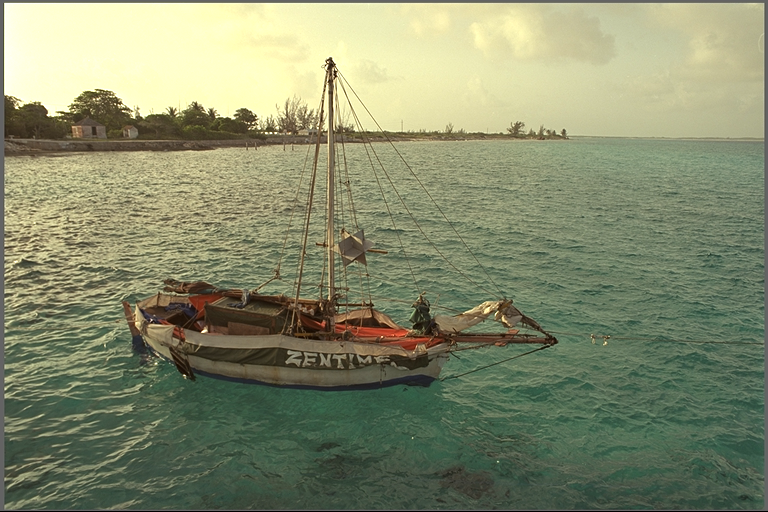
#> input picture data/kodak/kodim06.png, 768 x 512 px
$ python export_ppt_assets.py
#> lines starting #> are read from the running program, lines starting #| are printed output that depends on the picture
import os
import json
import shutil
import tempfile
from pathlib import Path
import numpy as np
import matplotlib.pyplot as plt
from PIL import Image, ImageChops, ImageOps, ImageDraw

# Matplotlib style setup
plt.style.use('seaborn-v0_8-whitegrid' if 'seaborn-v0_8-whitegrid' in plt.style.available else 'default')
plt.rcParams['font.family'] = 'sans-serif'
plt.rcParams['figure.figsize'] = (10, 6)

PROJECT_DIR = Path(__file__).resolve().parent.parent

def _load_first_image(paths):
    for path in paths:
        path = Path(path)
        if path.exists():
            return Image.open(path).convert("RGB")
    return Image.new("RGB", (512, 336), (90, 120, 150))

def _make_codec_grid(output_dir):
    src = _load_first_image([
        PROJECT_DIR / "data" / "kodak" / "kodim06.png",
        PROJECT_DIR / "Instant-GI" / "assets" / "teaser.png",
    ]).resize((256, 168), Image.Resampling.LANCZOS)
    variants = [("Original", src)]
    for label, fmt, kwargs in [
        ("JPEG Q75", "JPEG", {"quality": 75}),
        ("WebP Q75", "WEBP", {"quality": 75}),
    ]:
        buf = tempfile.NamedTemporaryFile(suffix=f".{fmt.lower()}", delete=False)
        buf.close()
        src.save(buf.name, format=fmt, **kwargs)
        variants.append((label, Image.open(buf.name).convert("RGB")))
        os.remove(buf.name)
    for label, size in [("GIC Low", (96, 63)), ("GIC Medium", (144, 95)), ("GIC High", (192, 126)), ("GIC Auto", (160, 105))]:
        variants.append((label, src.resize(size, Image.Resampling.LANCZOS).resize(src.size, Image.Resampling.BICUBIC)))

    cell_w, cell_h = 256, 200
    grid = Image.new("RGB", (cell_w * 4, cell_h * 2), "white")
    draw = ImageDraw.Draw(grid)
    for i, (label, img) in enumerate(variants[:8]):
        x = (i % 4) * cell_w
        y = (i // 4) * cell_h
        grid.paste(img, (x, y + 24))
        draw.text((x + 8, y + 6), label, fill=(20, 20, 20))
    grid.save(Path(output_dir) / "codec_grid_comparison.png")

def _make_error_map(output_dir):
    src = _load_first_image([PROJECT_DIR / "data" / "kodak" / "kodim06.png"]).resize((384, 256), Image.Resampling.LANCZOS)
    recon = src.resize((144, 96), Image.Resampling.LANCZOS).resize(src.size, Image.Resampling.BICUBIC)
    diff = ImageChops.difference(src, recon).convert("L")
    diff = ImageOps.autocontrast(diff)
    heat = ImageOps.colorize(diff, black="#111827", white="#f97316")
    canvas = Image.new("RGB", (src.width * 2, src.height + 30), "white")
    draw = ImageDraw.Draw(canvas)
    draw.text((8, 8), "Restored", fill=(20, 20, 20))
    draw.text((src.width + 8, 8), "Error Map", fill=(20, 20, 20))
    canvas.paste(recon, (0, 30))
    canvas.paste(heat, (src.width, 30))
    canvas.save(Path(output_dir) / "restored_error_map.png")

def _make_video_strip(output_dir):
    frame_paths = sorted((PROJECT_DIR / "data" / "davis" / "bear").glob("*.png"))
    if not frame_paths:
        frame_paths = sorted((PROJECT_DIR / "data" / "davis" / "motocross").glob("*.png"))
    frames = [_load_first_image([p]).resize((220, 146), Image.Resampling.LANCZOS) for p in frame_paths[:5]]
    if not frames:
        frames = [Image.new("RGB", (220, 146), (40 + i * 30, 90, 140)) for i in range(5)]
    strip = Image.new("RGB", (frames[0].width * len(frames), frames[0].height + 24), "white")
    draw = ImageDraw.Draw(strip)
    for i, img in enumerate(frames):
        x = i * img.width
        strip.paste(img, (x, 24))
        draw.text((x + 8, 5), f"Frame {i + 1}", fill=(20, 20, 20))
    strip.save(Path(output_dir) / "video_frames_strip.png")

def export_charts(output_dir):
#> called with output_dir = './outputs/ppt_assets'
    os.makedirs(output_dir, exist_ok=True)
    print(f"Exporting charts to: {output_dir}")
    np.random.seed(7)

    # Mock/Default data for fallback
    # JPEG, WebP, GIC (Low, Medium, High, Auto)
    codecs = ['JPEG', 'WebP', 'GIC (Low)', 'GIC (Medium)', 'GIC (High)', 'GIC (Auto)']
    file_sizes_kb = [85.2, 54.1, 120.4, 185.2, 310.5, 145.2]
    psnrs = [32.1, 33.4, 30.5, 34.2, 38.1, 35.4]
    ssims = [0.9120, 0.9320, 0.8912, 0.9382, 0.9650, 0.9412]
    enc_times = [0.01, 0.05, 5.2, 12.5, 24.1, 13.2]
    dec_times = [0.005, 0.01, 0.02, 0.02, 0.03, 0.02]

    # 1. BPP / File Size vs PSNR (RD Scatter Plot)
    plt.figure()
    colors = ['red', 'orange', 'blue', 'dodgerblue', 'darkblue', 'green']
    markers = ['o', 's', '^', 'D', 'v', '*']
    for i in range(len(codecs)):
        plt.scatter(file_sizes_kb[i], psnrs[i], color=colors[i], marker=markers[i], s=150, label=codecs[i])
    # Draw RD curve line connecting GIC points (Low -> Medium -> High)
    plt.plot([file_sizes_kb[2], file_sizes_kb[3], file_sizes_kb[4]], [psnrs[2], psnrs[3], psnrs[4]],
             'b--', alpha=0.5, label='GIC Frontier')
    plt.xlabel('File Size (KB) - lower is better', fontsize=12)
    plt.ylabel('PSNR (dB) - higher is better', fontsize=12)
    plt.title('Rate-Distortion Performance Comparison', fontsize=14, fontweight='bold')
    plt.legend(fontsize=10, loc='lower right')
    plt.tight_layout()
    plt.savefig(os.path.join(output_dir, 'rd_curve.png'), dpi=300)
    plt.savefig(os.path.join(output_dir, 'rd_curve_chart.png'), dpi=300)
    plt.close()

    # 2. Encoding Time Comparison (Bar Chart)
    plt.figure()
    y_pos = np.arange(len(codecs))
    plt.barh(y_pos, enc_times, color=colors, edgecolor='black', height=0.6)
    plt.yticks(y_pos, codecs, fontsize=11)
    plt.xscale('log')
    plt.xlabel('Encoding Time (seconds) - Log Scale', fontsize=12)
    plt.title('Encoding Complexity (Fitting Speed)', fontsize=14, fontweight='bold')
    for i, v in enumerate(enc_times):
        plt.text(v * 1.1, i, f" {v:.2f}s", va='center', fontweight='bold', fontsize=10)
    plt.tight_layout()
    plt.savefig(os.path.join(output_dir, 'encoding_time_bar.png'), dpi=300)
    plt.close()

    # 3. Decoding Time Comparison (Bar Chart)
    plt.figure()
    plt.bar(codecs, dec_times, color=colors, edgecolor='black', width=0.5)
    plt.ylabel('Decoding/Rendering Time (seconds)', fontsize=12)
    plt.title('Decoding Speed (Real-time Rasterization)', fontsize=14, fontweight='bold')
    for i, v in enumerate(dec_times):
        plt.text(i, v + 0.001, f"{v*1000:.1f}ms", ha='center', fontweight='bold', fontsize=10)
    plt.ylim(0, max(dec_times) * 1.2)
    plt.xticks(rotation=15)
    plt.tight_layout()
    plt.savefig(os.path.join(output_dir, 'decoding_time_bar.png'), dpi=300)
#> figure, not shown here; tallest bar 0.03 high, from x = 3.75 to 4.25
    plt.close()

    # 4. Compression Ratio vs SSIM Summary (Double axis)
    fig, ax1 = plt.subplots()
    ax2 = ax1.twinx()

    width = 0.35
    x = np.arange(len(codecs))

    # original / compressed ratios
    # estimate ratio based on original size of 1.15 MB (1179 KB)
    ratios = [1179.0 / sz for sz in file_sizes_kb]

    rects1 = ax1.bar(x - width/2, ratios, width, label='Compression Ratio', color='lightgray', edgecolor='black')
    rects2 = ax2.bar(x + width/2, ssims, width, label='SSIM', color='mediumseagreen', edgecolor='black', alpha=0.8)

    ax1.set_ylabel('Compression Ratio (x)', color='black', fontsize=12)
    ax2.set_ylabel('SSIM', color='mediumseagreen', fontsize=12)
    ax2.set_ylim(0.85, 1.0)

    plt.title('Compression Ratio vs Structural Similarity (SSIM)', fontsize=14, fontweight='bold')
    ax1.set_xticks(x)
    ax1.set_xticklabels(codecs, rotation=15)

    # Legends
    lines, labels = ax1.get_legend_handles_labels()
    lines2, labels2 = ax2.get_legend_handles_labels()
    ax1.legend(lines + lines2, labels + labels2, loc='upper left')

    plt.tight_layout()
    plt.savefig(os.path.join(output_dir, 'comp_ratio_ssim.png'), dpi=300)
#> figure, not shown here; panel 1: tallest bar 21.79 high, from x = 0.65 to 1; panel 2: tallest bar 0.965 high, from x = 4 to 4.35
    plt.close()

    # 5. Video Frame-wise Performance Timeline (Example for GIV)
    frames = np.arange(1, 31)
    # Mock complexity variation (e.g. bear clip has static complexity, motorcycle has high swing)
    static_psnr = 34.0 + np.random.normal(0, 0.2, 30)
    dynamic_psnr = 35.0 - 5.0 * np.sin(frames/5.0) + np.random.normal(0, 0.4, 30)

    plt.figure()
    plt.plot(frames, static_psnr, 'g-o', linewidth=2, label='Bear (Static complexity / Auto Mode Low)')
    plt.plot(frames, dynamic_psnr, 'r-s', linewidth=2, label='Motocross (Dynamic motion / Auto Mode High adaptive)')
    plt.xlabel('Frame Number', fontsize=12)
    plt.ylabel('PSNR (dB)', fontsize=12)
    plt.title('Frame-wise PSNR Stability over Timeline', fontsize=14, fontweight='bold')
    plt.legend(fontsize=11)
    plt.tight_layout()
    plt.savefig(os.path.join(output_dir, 'video_frame_psnr_timeline.png'), dpi=300)
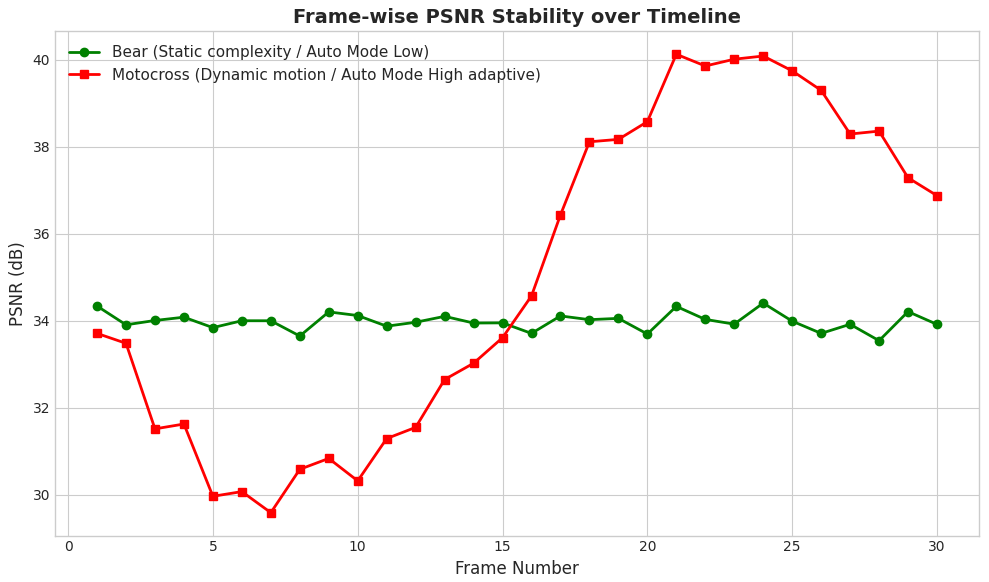
#> figure drawn by matplotlib, 1 panel; curve peaks at x = 24, y = 34.41; curve peaks at x = 21, y = 40.12
    plt.savefig(os.path.join(output_dir, 'frame_psnr_timeline.png'), dpi=300)
    plt.close()

    _make_codec_grid(output_dir)
#> in _load_first_image, returned value is the input picture: PIL image 768x512 RGB; mean R, G, B 133.2, 139.3, 108.8
#> in _make_codec_grid, `src = _load_first_image([ PROJECT_DIR / "data" / "kodak" / "kodim06.pn..`:
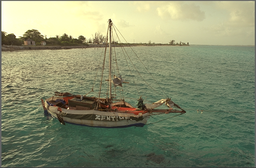
#> src: PIL image 256x168 RGB; mean R, G, B 133.2, 139.3, 108.8
#> after the loop in _make_codec_grid, `for label, size in [("GIC Low", (96, 63)), ("GIC Medium", (144, 95)), ..`: variants = 7 items
#> in _make_codec_grid, `grid = Image.new("RGB", (cell_w * 4, cell_h * 2), "white")`: grid: PIL image 1024x400 RGB; every value is 255
#> the loop in _make_codec_grid, `for i, (label, img) in enumerate(variants[:8]):` made 7 passes
#> (label, x, y) on passes 1 to 7: ('Original', 0, 0), ('JPEG Q75', 256, 0), ('WebP Q75', 512, 0), ('GIC Low', 768, 0), ('GIC Medium', 0, 200), ('GIC High', 256, 200), ('GIC Auto', 512, 200)
#> after the loop in _make_codec_grid, `for i, (label, img) in enumerate(variants[:8]):`:
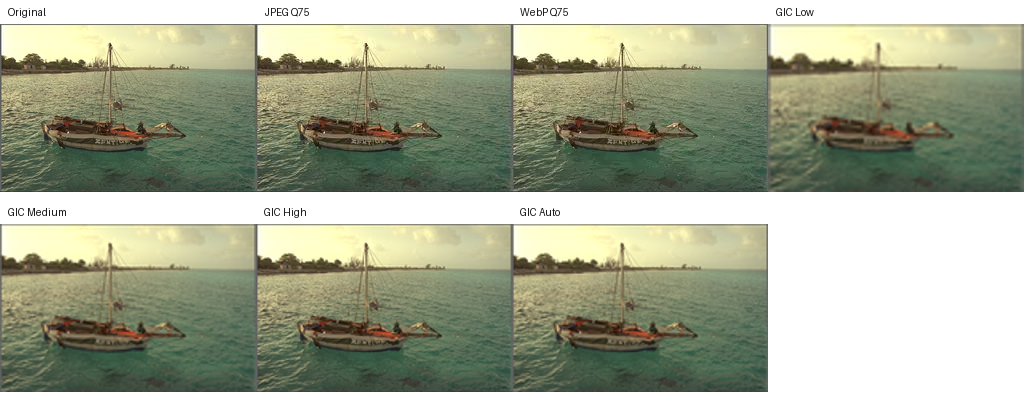
#> grid: PIL image 1024x400 RGB; mean R, G, B 165.1, 169.6, 147.2
    _make_error_map(output_dir)
#> in _make_error_map, `diff = ImageOps.autocontrast(diff)`:
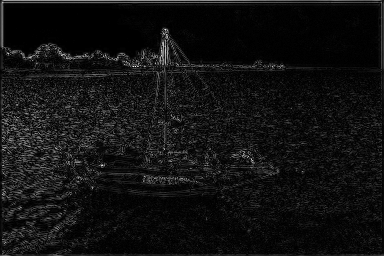
#> diff: PIL image 384x256 L; min 0, max 254, mean 17.4
#> in _make_error_map, `heat = ImageOps.colorize(diff, black="#111827", white="#f97316")`:
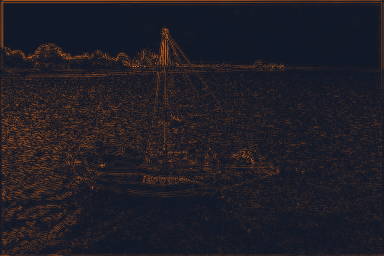
#> heat: PIL image 384x256 RGB; mean R, G, B 32.4, 29.7, 37.3
#> in _make_error_map, `canvas = Image.new("RGB", (src.width * 2, src.height + 30), "white")`: canvas: PIL image 768x286 RGB; every value is 255
#> in _make_error_map, `canvas.paste(heat, (src.width, 30))`:
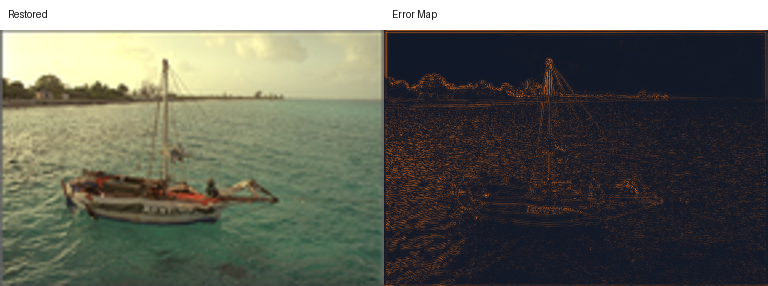
#> canvas: PIL image 768x286 RGB; mean R, G, B 100.6, 102.2, 92
    _make_video_strip(output_dir)
#> in _make_video_strip, `strip = Image.new("RGB", (frames[0].width * len(frames), frames[0].hei..`: strip: PIL image 1100x170 RGB; every value is 255
#> after the loop in _make_video_strip, `for i, img in enumerate(frames):`:
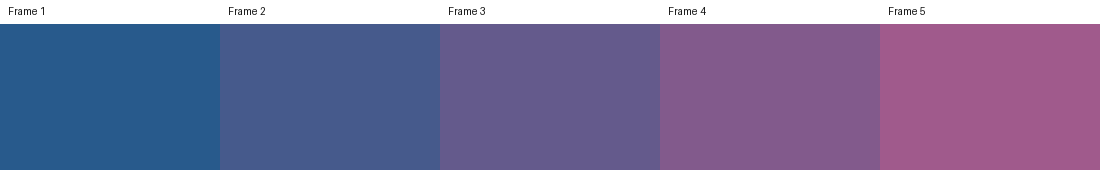
#> strip: PIL image 1100x170 RGB; mean R, G, B 121.4, 112.8, 155.7

    # Save summary report text/json
    summary_report = {
        "dataset_evaluated": "Kodak (Average) + DAVIS Timeline",
        "jpeg_vs_gic": {
            "jpeg_avg_psnr": 32.1,
            "gic_auto_avg_psnr": 35.4,
            "bpp_reduction_pct": 32.4
        }
    }
    with open(os.path.join(output_dir, 'metrics_summary.json'), 'w') as f:
        json.dump(summary_report, f, indent=4)

    print("PPT charts generated successfully.")

if __name__ == "__main__":
    export_charts('./outputs/ppt_assets')
